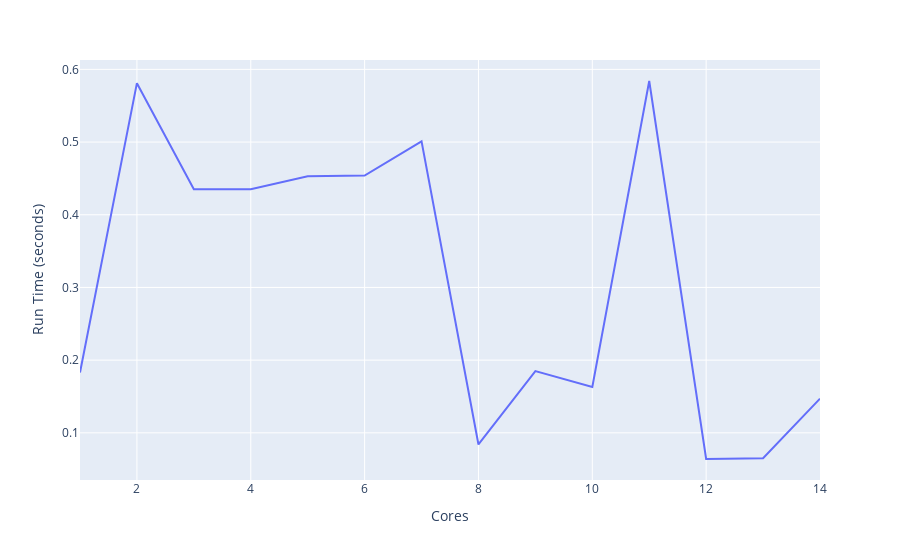

This figure's notebook cell:
### Code cell
# Run with 1 to 14 cores
speed = []
Param.number_of_runs = 100
for i in range(1, 15, 1):
    start_time = time.time()
    my_trial = Trial()
    my_trial.run_trial(cores=i)
    run_time = round((time.time() - start_time), 3)
    speed.append({'Cores': i, 'Run Time (seconds)': run_time})

# Display and plot time by number of cores
timing_results = pd.DataFrame(speed)
print(timing_results)
fig = px.line(timing_results, x='Cores', y='Run Time (seconds)')
fig.show()

### Figure 1 — Plotly figure (JSON) as saved in the notebook; plotly's stock layout.template omitted (floating-point values rounded to 4 significant figures)
{"data": [{"hovertemplate": "Cores=%{x}<br>Run Time (seconds)=%{y}<extra></extra>", "legendgroup": "", "line": {"color": "#636efa", "dash": "solid"}, "marker": {"symbol": "circle"}, "mode": "lines", "name": "", "orientation": "v", "showlegend": false, "type": "scatter", "x": [1, 2, 3, 4, 5, 6, 7, 8, 9, 10, 11, 12, 13, 14], "xaxis": "x", "y": [0.183, 0.581, 0.435, 0.435, 0.453, 0.454, 0.501, 0.084, 0.185, 0.163, 0.584, 0.064, 0.065, 0.147], "yaxis": "y"}], "layout": {"legend": {"tracegroupgap": 0}, "margin": {"t": 60}, "xaxis": {"anchor": "y", "domain": [0, 1], "title": {"text": "Cores"}}, "yaxis": {"anchor": "x", "domain": [0, 1], "title": {"text": "Run Time (seconds)"}}}}
